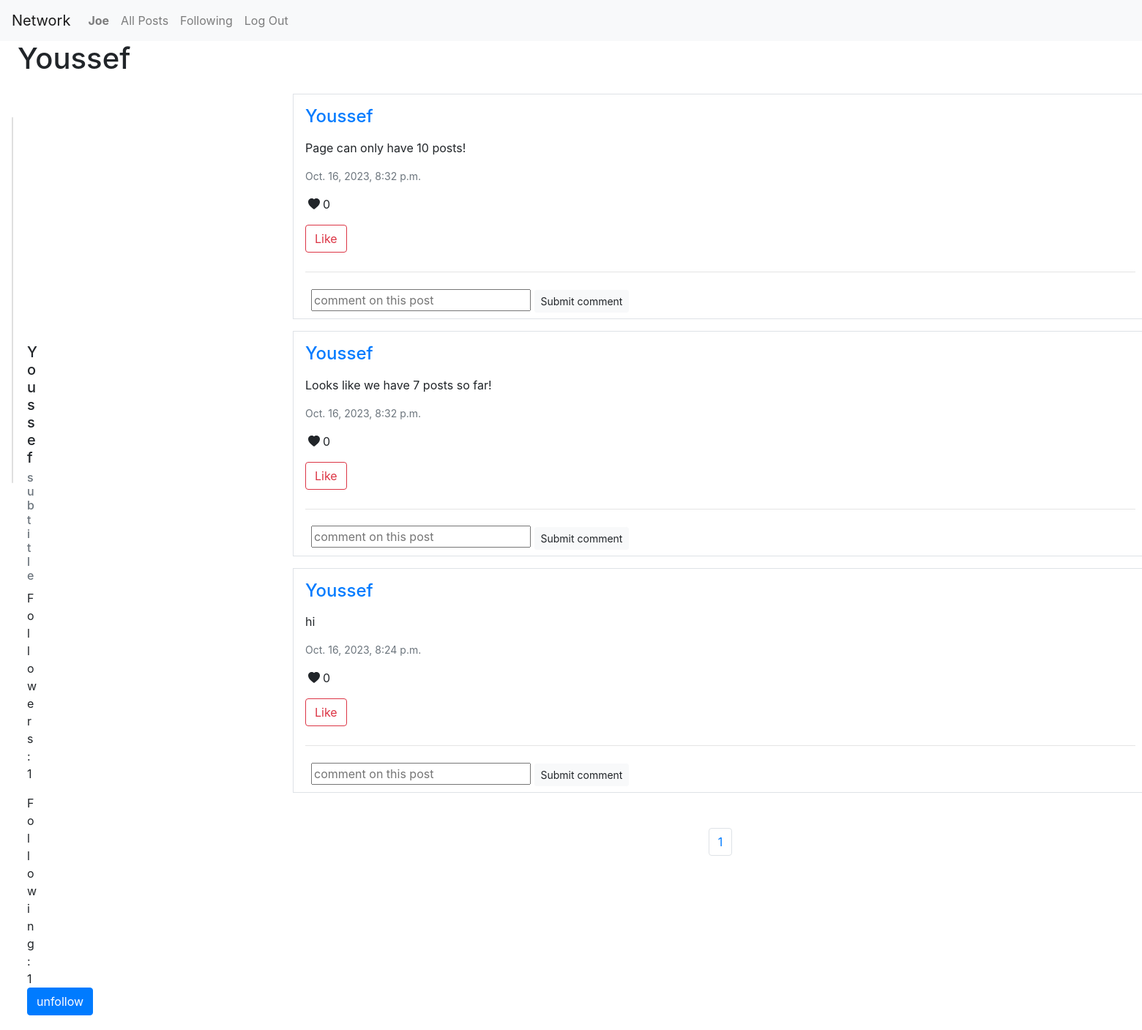
The page /profile/2 (signed in) on the database its author committed.
### network/models.py (models this page shows, shortened)
class User(AbstractUser):
    pass

class Post(models.Model):
    user = models.ForeignKey(User, on_delete=models.CASCADE, related_name="post_user")
    content = models.CharField(max_length=600)
    created_at = models.DateTimeField(auto_now_add=True)
    edited_at = models.DateTimeField(auto_now=True)
    likes = models.IntegerField(default = '0')

### network/views.py (the view)
# urls.py: path("profile/<int:user_id>", views.profile, name="profile"),
def profile(request, user_id):
    user = User.objects.get(pk=user_id)
    posts = Post.objects.filter(user=user).order_by("id").reverse()
    p = Paginator(posts, 10)
    number_of_pages = p.page_range
    current_page = request.GET.get('page')
    page_posts = p.get_page(current_page)
    current_user = request.user
    likes = Like.objects.all()
    liked_posts = []
    for like in likes:
        if like.user.id == current_user.id:
            liked_posts.append(like.post.id)
    following = Follow.objects.filter(following = user)
    followers = Follow.objects.filter(followed = user)
    try:
        visitor = User.objects.get(pk=request.user.id)
    except:
        return render(request, "network/profile.html", {
        "posts" : page_posts,
        "number_of_pages" : number_of_pages,
        "current_page" : current_page,
        "user_name" : user.username,
        "following" : following,
        "followers" : followers,
        "visited_user" : user,
        "liked_posts" : liked_posts,
    })
    followage = followers.filter(following_id=visitor)
    if not followage:
        followage == False
    else:
        followage == True
    return render(request, "network/profile.html", {
        "posts" : page_posts,
        "number_of_pages" : number_of_pages,
        "current_page" : current_page,
        "user_name" : user.username,
        "following" : following,
        "followers" : followers,
        "followage" : followage,
        "visitor" : visitor,
        "visited_user" : user,
        "liked_posts" : liked_posts,
    })

### network/templates/network/profile.html (shortened to what this page needs)
{% extends "network/layout.html" %}
{% load static %}
{% block body %}
    <h1 class="mx-4">{{ user_name }}</h1>
    <div class="d-flex">
        <div class="card mx-3 mt-5 " style="width: 18rem; height:500px">
            <div class="card-body d-flex flex-column">
                <h5 class="card-title">{{ user_name }}</h5>
                <h6 class="card-subtitle mb-2 text-muted">subtitle</h6>
                <div class="row d-flex">
                    <p class="card-text col-6">Followers: {{ followers.count }} </p>
                    <p class="card-text col-6">Following: {{ following.count }} </p>
                </div>
                {% if user.is_authenticated %}
                    {% if visited_user != visitor %}
                        {% if not followage %}
                            <form action="{% url 'follow' %}" method="POST">
                                {% csrf_token %}
                                <input type="hidden" name="followed" value="{{ visited_user }}">
                                <input type="submit" value="follow" class="btn btn-primary">
                            </form>
                        {% else %}
                            <form action="{% url 'unfollow' %}" method="POST">
                                <input type="submit" value="unfollow" class="btn btn-primary">
                            </form>
                        {% endif %}
                    {% endif %}
                {%  endif %}
            </div>
        </div>
        <div class="d-flex flex-column align-items-center" style="margin-left: 350px;">
            <section class="all-posts" style="width: 1200px;">
                {% for post in posts %}
                <div class="border mx-3 px-3 mt-3" id="post_{{ post.id }}">
                    <div class="d-flex justify-content-between">
                        <div>
                            <h4 class="my-3"><a style="text-decoration: none;" href="{% url 'profile' user_id=post.user.id %}">{{ post.user }}</a></h4>
                        </div>
                    </div>
                    <p id="content_{{ post.id }}">{{ post.content }}</p>
                    <p class="text-muted" style="font-size: 14px;"> {{ post.created_at }} </p>
                    <div class="d-flex">
                        <svg class="my-1 mx-1" xmlns="http://www.w3.org/2000/svg" width="16" height="16" fill="currentColor" class="bi bi-heart-fill" viewBox="0 0 16 16">
                            <path fill-rule="evenodd" d="M8 1.314C12.438-3.248 23.534 4.735 8 15-7.534 4.736 3.562-3.248 8 1.314z"/>
                          </svg> <p id="post_likes_{{ post.id }}">{{ post.likes }}</p>
                    </div>
                    <div class="d-flex justify-content-between">
                        <div class="d-flex">
                            <div>
                                {% if user.is_authenticated %}
                                    {% if post.id not in liked_posts %}
                                    <button type="submit" class="btn btn-outline-danger" id="like_{{ post.id }}" style="margin-bottom: 10px;" onclick="like({{ post.id }}, {{ liked_posts }})">
                                        Like
                                    </button>
                                    {% else %}
                                    <button type="submit" class="btn btn-outline-danger" id="like_{{ post.id }}" style="margin-bottom: 10px;" onclick="like({{ post.id }}, {{ liked_posts }})">
                                    Unlike
                                    </button>
                                    {% endif %}
                                {% endif %}
                            </div>
                     </div>
                    </div>
                    <hr>
                    <div class="mx-2">
                        {% if user.is_authenticated %}
                        <div>
                            <form action="{% url 'comment' post_id=post.id %}" method="POST">
                              <input type="text" name="comment" placeholder="comment on this post" style="width: 300px;">
                              <button type="submit" class="btn btn-light btn-sm my-2">Submit comment</button>
                            </form>
                        </div>
                        {% endif %}
                    </div>
                </div>
            {% endfor %}
            </section>
            <div class="mt-5">
                <nav aria-label="Page navigation example">
                    <ul class="pagination">
                        {% for page in number_of_pages %}
                        <li class="page-item" ><a class="page-link" id="page-number" href="?page={{ page }}">{{ page }}</a></li>
                        {% endfor %}
                    </ul>
                    </nav>
            </div>
        </div>
    </div>
{% endblock %}

### network/templates/network/layout.html (shortened to what this page needs)
{% load static %}
<!DOCTYPE html>
<html lang="en">
    <head>
        <link rel="stylesheet" href="https://cdn.jsdelivr.net/npm/bootstrap@4.0.0/dist/css/bootstrap.min.css">
        <link href="{% static 'network/styles.css' %}" rel="stylesheet">
    </head>
    <body>
        <nav class="navbar navbar-expand-lg navbar-light bg-light">
            <a class="navbar-brand" href="{% url 'index' %}">Network</a>
            <div>
              <ul class="navbar-nav mr-auto">
                {% if user.is_authenticated %}
                    <li class="nav-item">
                        <a class="nav-link" href="{% url 'profile' user_id=user.id %}"><strong>{{ user.username }}</strong></a>
                    </li>
                {% endif %}
                <li class="nav-item">
                  <a class="nav-link" href="{% url 'index' %}">All Posts</a>
                </li>
                {% if user.is_authenticated %}
                    <li class="nav-item">
                        <a class="nav-link" href="{% url 'following' username=user.username %}">Following</a>
                    </li>
                    <li class="nav-item">
                        <a class="nav-link" href="{% url 'logout' %}">Log Out</a>
                    </li>
                {% endif %}
              </ul>
            </div>
          </nav>
        <div class="body">
            {% block body %}
            {% endblock %}
        </div>
    </body>
</html>

### network/static/network/styles.css (style rules this page uses)
a { text-decoration: none; }

### rows shown on the page
User: username "Joe"
User: username "Youssef"
Post: user "Youssef", content "Page can only have 10 posts!", created_at "Oct. 16, 2023, 8:32 p.m.", likes "0"
Post: user "Youssef", content "Looks like we have 7 posts so far!", created_at "Oct. 16, 2023, 8:32 p.m.", likes "0"
Post: user "Youssef", content "hi", created_at "Oct. 16, 2023, 8:24 p.m.", likes "0"

### other values the page prints
{{ followers.count }} "1"
{{ following.count }} "1"
{{ page }} "1"
